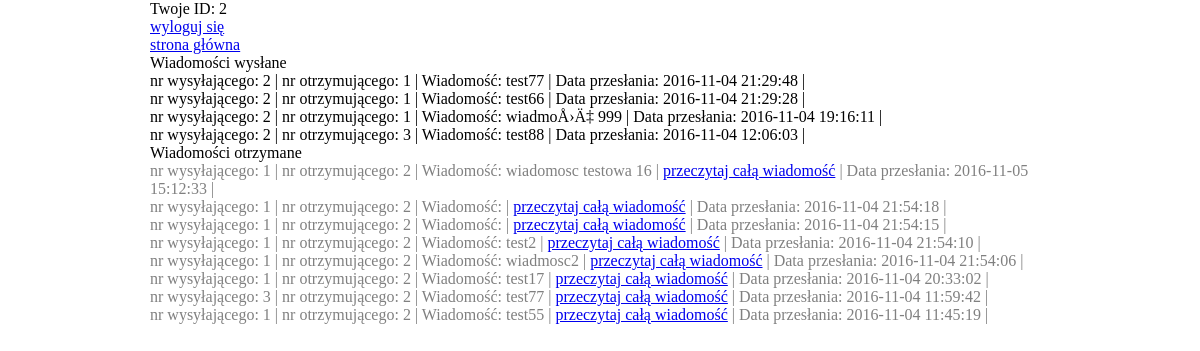
/allmessages.php (signed in), run on an earlier commit of the app's database.
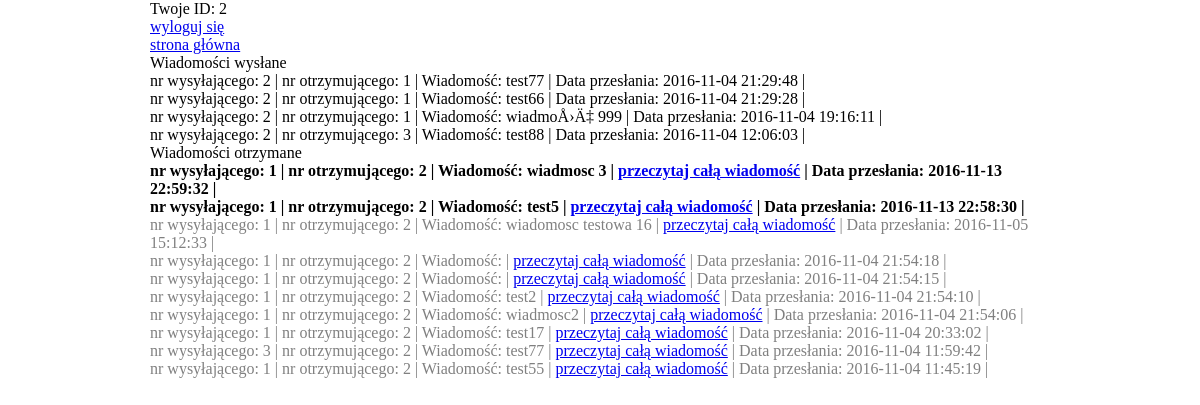
And on a later commit of the database.
### tables this page shows
CREATE TABLE IF NOT EXISTS `Message` (
  `id` int(11) NOT NULL AUTO_INCREMENT,
  `id_sender` int(11) NOT NULL,
  `id_receiver` int(11) NOT NULL,
  `creation_date` timestamp NULL DEFAULT CURRENT_TIMESTAMP ON UPDATE CURRENT_TIMESTAMP,
  `text` varchar(255) DEFAULT NULL,
  `unread` tinyint(11) NOT NULL,
  PRIMARY KEY (`id`),
  KEY `id_sender` (`id_sender`),
  KEY `id_receiver` (`id_receiver`)
);

### src/Message.php (called while the page is built, shortened)
<?php
class Message {
    private $id;
    private $id_sender;
    private $id_receiver;
    private $creation_date;
    private $text;
    public function __construct() {
        $this->id = -1;
        $this->id_sender = 0;
        $this->id_receiver = 0;
        $this->creation_date = '';
        $this->text = '';
    }
    public function getId() {
        return $this->id;
    }
    public function getIdSender() {
        return $this->id_sender;
    }
    public function getIdReceiver() {
        return $this->id_receiver;
    }
    public function getCreationDate() {
        return $this->creation_date;
    }
    public function getText() {
        return $this->text;
    }
    static public function loadAllMessagesByIdSender(mysqli $connection, $id_sender) {
        $sql = "SELECT * FROM Message WHERE id_sender=$id_sender ORDER BY "
                . "Creation_date DESC";
        $ret = [];
        $result = $connection->query($sql);
        if ($result == true && $result->num_rows != 0) {
            foreach ($result as $row) {
                $loadedMessage = new Message();
                $loadedMessage->id = $row['id'];
                $loadedMessage->id_sender = $row['id_sender'];
                $loadedMessage->id_receiver = $row['id_receiver'];
                $loadedMessage->creation_date = $row['creation_date'];
                $loadedMessage->text = $row['text'];
                $loadedMessage->unead = $row['unread'];
                $ret[] = $loadedMessage;
            }
        }
        return $ret;
    }
    static public function loadAllUnreadMessagesByIdReceiver(mysqli $connection, $id_receiver) {
        $sql = "SELECT * FROM Message WHERE id_receiver=$id_receiver AND unread='0' "
                . "ORDER BY Creation_date DESC";
        $ret = [];
        $result = $connection->query($sql);
        if ($result == true && $result->num_rows != 0) {
            foreach ($result as $row) {
                $loadedMessage = new Message();
                $loadedMessage->id = $row['id'];
                $loadedMessage->id_sender = $row['id_sender'];
                $loadedMessage->id_receiver = $row['id_receiver'];
                $loadedMessage->creation_date = $row['creation_date'];
                $loadedMessage->text = $row['text'];
                $loadedMessage->unread = $row['unread'];
                $ret[] = $loadedMessage;
            }
        }
        return $ret;
    }
    static public function loadAllReadMessagesByIdReceiver(mysqli $connection, $id_receiver) {
        $sql = "SELECT * FROM Message WHERE id_receiver=$id_receiver AND unread='1' "
                . "ORDER BY Creation_date DESC";
        $ret = [];
        $result = $connection->query($sql);
        if ($result == true && $result->num_rows != 0) {
            foreach ($result as $row) {
                $loadedMessage = new Message();
                $loadedMessage->id = $row['id'];
                $loadedMessage->id_sender = $row['id_sender'];
                $loadedMessage->id_receiver = $row['id_receiver'];
                $loadedMessage->creation_date = $row['creation_date'];
                $loadedMessage->text = $row['text'];
                $loadedMessage->unread = $row['unread'];
                $ret[] = $loadedMessage;
            }
        }
        return $ret;
    }
}

### allmessages.php (the view, shortened to what the changed rows need)
<?php
require_once 'src/connection.php';
require_once 'src/Message.php';
?>
<!DOCTYPE html>
<html>
    <head>
        <link rel="stylesheet" href="css/style.css" />
    </head>
    <body>
        <br>
        <a href="logout.php">wyloguj się</a>
        <br>
        <a href="index.php">strona główna </a>
        <br>
        <?php
        $userLoged = $_SESSION['loggedUserId'];
        echo 'Wiadomości wysłane' . '<br>';
        $messagesSender = Message::loadAllMessagesByIdSender($conn, $userLoged);
        foreach ($messagesSender as $message) {
            echo "nr wysyłającego: " . $message->getIdSender() . ' | ';
            echo "nr otrzymującego: " . $message->getIdReceiver() . ' | ';
            echo "Wiadomość: " . substr($message->getText(), 0, 30) . ' | ';
            echo "Data przesłania: " . $message->getCreationDate() . ' | ' . "<br>";
        }
        echo 'Wiadomości otrzymane' . '<br>';
        ?>
        <div class='message_unread'>
        <?php
        $unreadMessage = Message::loadAllUnreadMessagesByIdReceiver($conn, $userLoged);
        foreach ($unreadMessage as $message) {
            echo "nr wysyłającego: " . $message->getIdSender() . ' | ';
            echo "nr otrzymującego: " . $message->getIdReceiver() . ' | ';
            echo "Wiadomość: " . substr($message->getText(), 0, 30) . ' | ';
            echo "<a href='messageinfo.php?messageId=" . $message->getId() . "'>przeczytaj całą wiadomość</a>" . ' | ';
            echo "Data przesłania: " . $message->getCreationDate() . ' | ' . "<br>";
        }
        ?>
        </div>
        <div class='message_read'>
            <?php
            $readMessage = Message::loadAllReadMessagesByIdReceiver($conn, $userLoged);
            foreach ($readMessage as $message) {
                echo "nr wysyłającego: " . $message->getIdSender() . ' | ';
                echo "nr otrzymującego: " . $message->getIdReceiver() . ' | ';
                echo "Wiadomość: " . substr($message->getText(), 0, 30) . ' | ';
                echo "<a href='messageinfo.php?messageId=" . $message->getId() . "'>przeczytaj całą wiadomość</a>" . ' | ';
                echo "Data przesłania: " . $message->getCreationDate() . ' | ' . "<br>";
            }
            ?>
        </div>
    </body>
</html>

What changed in the data, as far as the page shows it:
added message: id_sender "1", id_receiver "2", text "wiadmosc 3", creation_date "2016-11-13 22:59:32"
added message: id_sender "1", id_receiver "2", text "test5", creation_date "2016-11-13 22:58:30"
